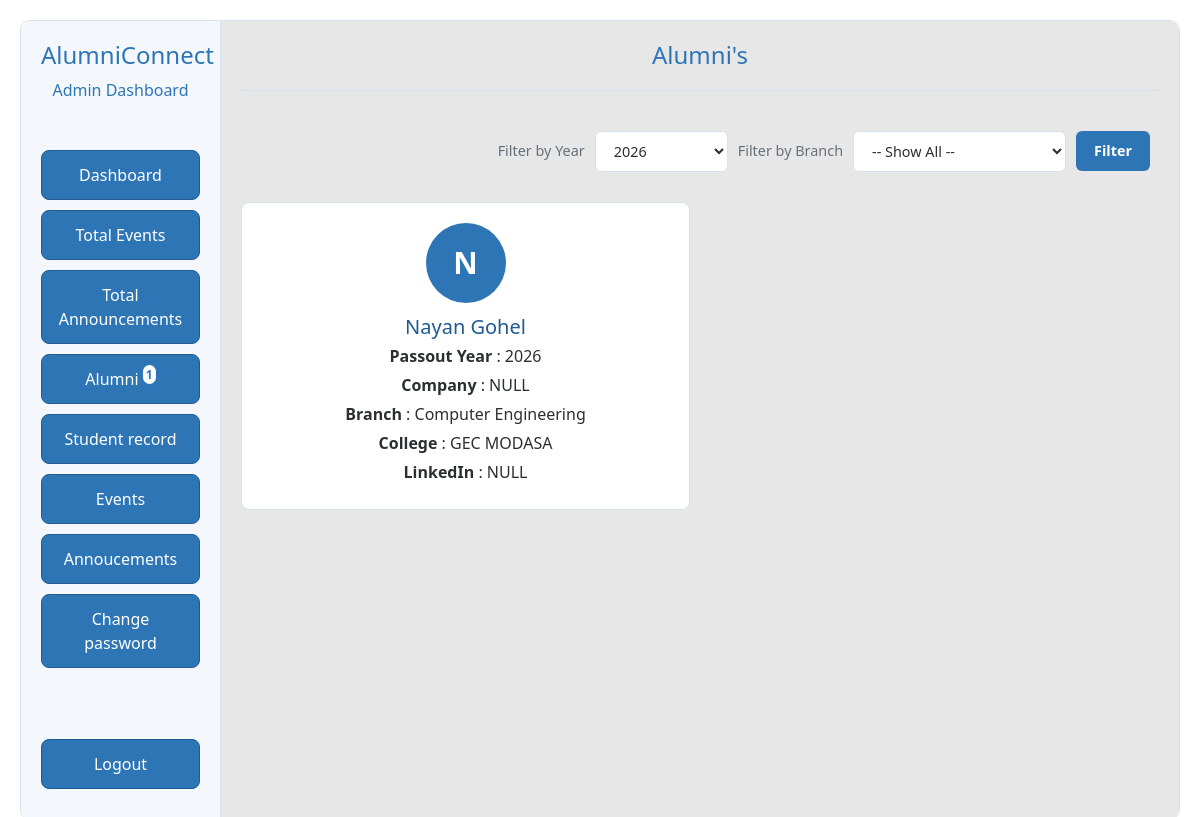
Screenshot of /admin/alumni_show.php?fyear=2026 (signed in) with the database file from the repository.
### tables this page shows
CREATE TABLE `alumni_student_master` (
  `alumni_id` int(11) NOT NULL,
  `alumni_name` varchar(255) NOT NULL,
  `email` varchar(255) NOT NULL,
  `passout_year` int(11) NOT NULL,
  `enrollment_no` varchar(30) NOT NULL,
  `branch` varchar(255) NOT NULL,
  `password_hash` varchar(255) DEFAULT NULL,
  `is_registered` tinyint(1) DEFAULT 0,
  `created_at` timestamp NOT NULL DEFAULT current_timestamp(),
  `updated_at` timestamp NOT NULL DEFAULT current_timestamp() ON UPDATE current_timestamp()
);

### admin/alumni_show.php (the view, shortened to what this page needs)
<?php
include '../utills/db_conn.php';
$years_query = "SELECT DISTINCT passout_year FROM alumni_student_master ORDER BY passout_year DESC";
$years_res = $conn->query($years_query);
$years = [];
if ($years_res) {
    while ($row = $years_res->fetch_assoc()) {
        $years[] = $row['passout_year'];
    }
}
$fetch_alumni_data = "SELECT am.*, ap.* FROM alumni_student_master AS am
                      JOIN alumni_profile AS ap ON ap.alumni_id = am.alumni_id
                      WHERE am.is_registered = 1
                      ";
$data_res = isset($conn) ? $conn->query($fetch_alumni_data) : null;
$selected_year = $_GET["fyear"] ?? 'all';
$branch = $_GET["branch"] ?? 'all';
if ($selected_year !== 'all' && !empty($selected_year) && $branch !== 'all' && !empty($branch)) {
    $find_query = "SELECT am.*, ap.* FROM alumni_student_master AS am
                    LEFT JOIN alumni_profile AS ap ON ap.alumni_id = am.alumni_id
                    WHERE am.is_registered = 1 AND passout_year = ? AND TRIM(branch) = ?
                    ORDER BY am.updated_at DESC";
    $find_stmt = $conn->prepare($find_query);
    $find_stmt->bind_param("is", $selected_year, $branch);
    $find_stmt->execute();
    $data_res = $find_stmt->get_result();
} elseif ($selected_year !== 'all' && !empty($selected_year) && ($branch == 'all' || empty($branch))) {
    $find_query = "SELECT am.*, ap.* FROM alumni_student_master AS am
                    LEFT JOIN alumni_profile AS ap ON ap.alumni_id = am.alumni_id
                    WHERE am.is_registered = 1 AND passout_year = ?
                    ORDER BY am.updated_at DESC";
    $find_stmt = $conn->prepare($find_query);
    $find_stmt->bind_param("i", $selected_year);
    $find_stmt->execute();
    $data_res = $find_stmt->get_result();
}
?>
<!DOCTYPE html>
<html lang="en">
<head>
</head>
<body>
    <div class="admin-wrapper">
        <?php include "./sidebar.php" ?>
        <div class="admin-main">
            <h1 class="admin-title">Alumni's</h1>
            <div class="filter-bar">
                <form method="GET" action="" style="display: flex; gap: 10px; align-items: center;">
                    <label for="fyear">Filter by Year</label>
                    <select id="fyear" name="fyear">
                        <?php foreach ($years as $year): ?>
                            <option value="<?= htmlspecialchars($year) ?>" <?= ((string) $selected_year === (string) $year) ? 'selected' : '' ?>>
                                <?= htmlspecialchars($year) ?>
                            </option>
                        <?php endforeach; ?>
                    </select>
                    <label for="branch">Filter by Branch</label>
                    <select id="branch" name="branch">
                        <option value="all" <?= $branch === 'all' ? 'selected' : '' ?>>-- Show All --</option>
                    </select>
                    <button type="submit">Filter</button>
                </form>
            </div>
            <div class="alumni-cards">
                <?php
                if (isset($data_res) && $data_res->num_rows > 0):
                    while ($row = $data_res->fetch_assoc()):
                ?>
                        <div class="alumni-card">
                            <div class="avatar"><?= strtoupper(substr($row['alumni_name'] ?? 'A', 0, 1)) ?></div>
                            <h2><?= htmlspecialchars($row['alumni_name'] ?? "NULL") ?></h2>
                            <p><b>Passout Year </b>: <?= htmlspecialchars($row['passout_year'] ?? "NULL") ?></p>
                            <p><b>Company </b>: <?= htmlspecialchars($row['alumni_company'] ?? "NULL") ?></p>
                            <p><b>Branch </b>: <?= htmlspecialchars($row['branch'] ?? "NULL") ?></p>
                            <p><b>College </b>: <?= htmlspecialchars($row['alumni_college'] ?? "GEC MODASA") ?></p>
                            <p><b>LinkedIn </b>:
                            <?php if (!empty($row['alumni_linkedin_link'])): ?>
                                <a href="<?= htmlspecialchars($row['alumni_linkedin_link']) ?>" target="_blank">Profile</a>
                            <?php else: ?>
                                NULL
                            <?php endif; ?>
                            </p>
                        </div>
                    <?php endwhile; ?>
                <?php else: ?>
                    <div class="empty-state">No Alumni found.</div>
                <?php endif; ?>
            </div>
        </div>
    </div>
</body>
</html>

### admin/alumni_show.php (style rules this page uses)
body { margin: 5px; padding: 0; font-family: "Poppins", sans-serif; background-color: #e7e7e7; color: #2b2f31; }
.admin-wrapper { display: flex; min-height: 100vh; border: 1px solid #d6e2ef; border-radius: 10px; margin: 20px; overflow: hidden; }
.admin-main { flex-grow: 1; padding: 20px; box-sizing: border-box; background-color: #e7e7e7; }
.admin-title { text-align: center; font-size: 24px; margin-bottom: 40px; border-bottom: 1px solid #d6e2ef; padding-bottom: 20px; color: #2E75B6; }
.alumni-cards { display: flex; flex-wrap: wrap; justify-content: flex-start; gap: 20px; }
.alumni-card { width: calc(50% - 10px); background-color: #ffffff; padding: 20px; border-radius: 8px; text-align: center; border: 1px solid #d6e2ef; box-sizing: border-box; }
.alumni-card p { margin: 5px; font-size: 16px; color: #2b2f31; }
.alumni-card h2 { font-size: 20px; margin-top: 0; margin-bottom: 5px; color: #1F5A94; }
.avatar { width: 80px; height: 80px; background: #2E75B6; color: #ffffff; font-size: 30px; font-weight: bold; border-radius: 50%; display: flex; align-items: center; justify-content: center; margin: auto; margin-bottom: 12px; }
.filter-bar { max-width: 900px; margin: 0 auto 30px; display: flex; justify-content: flex-end; align-items: center; gap: 10px; flex-wrap: wrap; }
.filter-bar label { font-size: 0.9rem; color: #667079; }
.filter-bar select { padding: 9px 14px; border: 1px solid #d6e2ef; border-radius: 6px; background: #ffffff; color: #2b2f31; font-size: 0.9rem; font-family: inherit; }
.filter-bar button[type="submit"] { padding: 9px 18px; border: none; border-radius: 6px; background: #2E75B6; color: #fff; font-size: 0.9rem; font-weight: 600; cursor: pointer; transition: background 0.15s ease; }

### rows the page displays
alumni_student_master: alumni_name "N", alumni_name "Nayan Gohel", passout_year "2026", alumni_company "NULL", branch "Computer Engineering", alumni_college "GEC MODASA"

### other values shown
$final_analystics['total_alumni'] "1"
form field fyear "2026"
